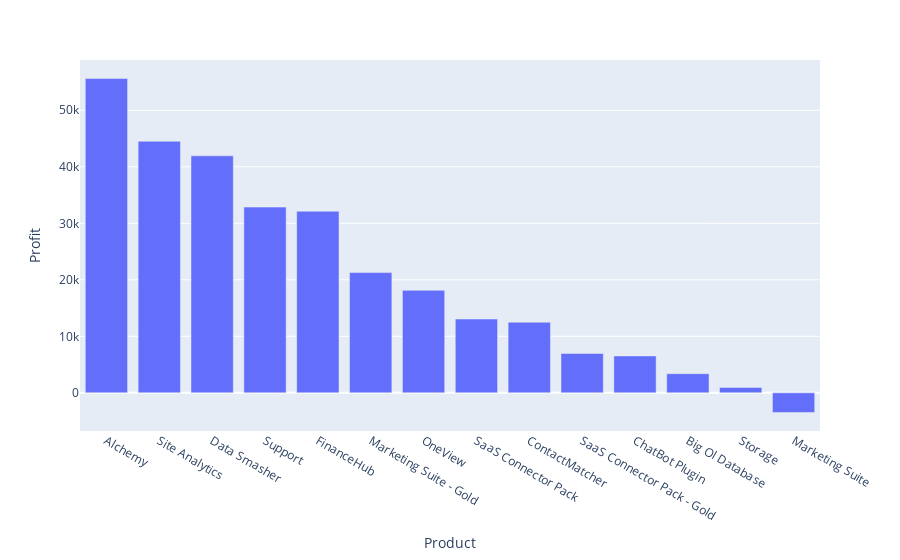

The notebook cell saved with this chart:
### Markdown cell above
#### Pengaruh Produk terhadap Total Profit

### Code cell
productProfit = df[['Product', 'Profit']].copy()
productProfit = productProfit.groupby('Product')
productProfit = productProfit.sum().sort_values(by='Profit', ascending=False)
productProfit.reset_index(inplace=True)
px.bar(productProfit, x = 'Product', y = 'Profit')

### Figure 1 — Plotly figure (JSON) as saved in the notebook; plotly's stock layout.template omitted (floating-point values rounded to 4 significant figures)
{"data": [{"alignmentgroup": "True", "hovertemplate": "Product=%{x}<br>Profit=%{y}<extra></extra>", "legendgroup": "", "marker": {"color": "#636efa", "pattern": {"shape": ""}}, "name": "", "offsetgroup": "", "orientation": "v", "showlegend": false, "textposition": "auto", "type": "bar", "x": ["Alchemy", "Site Analytics", "Data Smasher", "Support", "FinanceHub", "Marketing Suite - Gold", "OneView", "SaaS Connector Pack", "ContactMatcher", "SaaS Connector Pack - Gold", "ChatBot Plugin", "Big Ol Database", "Storage", "Marketing Suite"], "xaxis": "x", "y": [55620.0, 44520.0, 41940.0, 32860.0, 32140.0, 21280.0, 18140.0, 13060.0, 12500.0, 6964.0, 6528.0, 3385.0, 949.5, -3473.0], "yaxis": "y"}], "layout": {"barmode": "relative", "legend": {"tracegroupgap": 0}, "margin": {"t": 60}, "xaxis": {"anchor": "y", "domain": [0, 1], "title": {"text": "Product"}}, "yaxis": {"anchor": "x", "domain": [0, 1], "title": {"text": "Profit"}}}}
